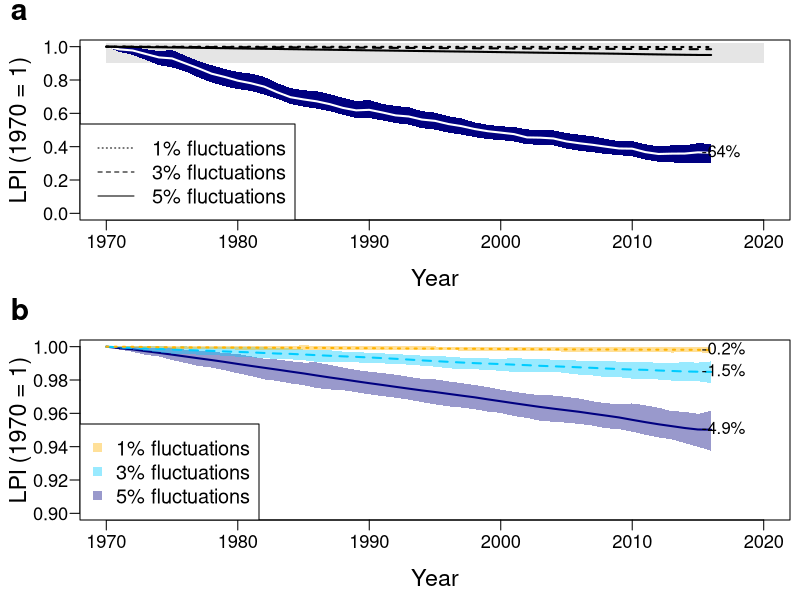

This chart was generated by the following R code:
# Import the data from the empirical LPI, and the ouputs from the drift models
Global_lpi <-  read.table("LPI_global_empirical.txt",header=TRUE,sep="\t", na.strings="NA", dec=".", strip.white=TRUE)
Global1 <-  read.table("LPI_global_drift1.txt",header=TRUE,sep="\t", na.strings="NA", dec=".", strip.white=TRUE)
Global3 <-  read.table("LPI_global_drift3.txt",header=TRUE,sep="\t", na.strings="NA", dec=".", strip.white=TRUE)
Global5<-  read.table("LPI_global_drift5.txt",header=TRUE,sep="\t", na.strings="NA", dec=".", strip.white=TRUE)

# Set up the colour ramps used for the plot
col3l <- rgb(1,0.7,0,0.02)
col2l <- rgb(0,0.8,1,0.02)
col1l <- rgb(0,0,0.5,0.02)

col3t <- rgb(1,0.7,0,0.4)
col2t <- rgb(0,0.8,1,0.4)
col1t <- rgb(0,0,0.5,0.4)

col3 <- rgb(1,0.7,0,1)
col2 <- rgb(0,0.8,1,1)
col1 <- rgb(0,0,0.5,1)

# Set up the plot and dimensions
png(filename="Figure3.png",width=12,height=24,units="cm",res=300)

# Set the layout, margins and font sizes 
par(mfrow=c(2,1))
par(mai=c(0.8,0.8,0.4,0.1))
par(cex.axis=1.2,cex.lab=1.4)

###############################
#                             #
#           Panel A           #
#                             #
###############################

# Plot the axes
plot(0,0,type="n",las=1,xlim=c(1970,2020),ylim=c(0,1),ylab="LPI (1970 = 1)",xlab="Year",cex.axis=1.1, cex.lab= 1.4, mgp=c(2.5,0.6,0))

# Add a grey polygon, which shows the dimensions of the next panel
polygon(c(1970,1970,2020,2020),c(0.9,1.02,1.02,0.9), border=NA, col=rgb(0,0,0,0.1))

# Add a polygon for the confidence interval of the empirical LPI, add the mean LPI as a white line.
polygon(c(seq(1970,2016),seq(2016,1970)), c(Global_lpi$CI_low,rev(Global_lpi$CI_high)),col=rgb(0,0.0,0.5,1),border=NA)
lines(c(1970:2016),Global_lpi$LPI_final,col="white",lwd=2)

# Add annotations showing the magnitude of declines
text(2014.5,Global_lpi$LPI_final[length(Global_lpi$LPI_final)],pos=4, "-64%")

# Add the mean LPI for the three drift models: 1%, 3% and 5%. The mean is the average of 100 iterations.
null.mean <- apply(Global1,2,mean)
lines(c(1970:2016),null.mean,col="black",lwd=2, lty=3)

null.mean <- apply(Global3,2,mean)
lines(c(1970:2016),null.mean,col="black",lwd=2, lty=2)

null.mean <- apply(Global5,2,mean)
lines(c(1970:2016),null.mean,col="black",lwd=2, lty=1)

# Add a legend
legend("bottomleft", cex=1.2,col="black", lty=c(3,2,1), c("1% fluctuations","3% fluctuations", "5% fluctuations"))

# Label the panel
mtext("a",cex=1.8, side = 3, adj = -0.1, line = 0.8, font=2)


###############################
#                             #
#           Panel B           #
#                             #
###############################

# Plot the axes
plot(0,0,type="n",las=1,xlim=c(1970,2020),ylim=c(0.9,1),ylab="LPI (1970 = 1)",xlab="Year",cex.axis=1.1, cex.lab= 1.4, mgp=c(2.5,0.6,0))

# Calculate the mean and the inter-quartile range for the 5% drift model
null.mean <- apply(Global5,2,mean)
null.upper <- apply(Global5,2,function(x) {quantile(x,0.75)})
null.lower <- apply(Global5,2,function(x) {quantile(x,0.25)})

# Plot the polygon of the interquartile range, the mean value, and annotate the decline.
polygon(c(seq(1970,2016),seq(2016,1970)), c(null.upper,rev(null.lower)),col=col1t,border=NA)
lines(c(1970:2016),null.mean,col=col1, lty=1,lwd=2)
text(2014.5,null.mean[length(null.mean)],pos=4, "-4.9%")


# Calculate the mean and the inter-quartile range for the 3 % drift model
null.mean <- apply(Global3,2,mean)
null.upper <- apply(Global3,2,function(x) {quantile(x,0.75)})
null.lower <- apply(Global3,2,function(x) {quantile(x,0.25)})

# Plot the polygon of the interquartile range, the mean value, and annotate the decline.
polygon(c(seq(1970,2016),seq(2016,1970)), c(null.upper,rev(null.lower)),col=col2t,border=NA)
lines(c(1970:2016),null.mean,col=col2, lty=2,lwd=2)
text(2014.5,null.mean[length(null.mean)],pos=4, "-1.5%")


# Calculate the mean and the inter-quartile range for the 1 % drift model
null.mean <- apply(Global1,2,mean)
null.upper <- apply(Global1,2,function(x) {quantile(x,0.75)})
null.lower <- apply(Global1,2,function(x) {quantile(x,0.25)})

# Plot the polygon of the interquartile range, the mean value, and annotate the decline.
polygon(c(seq(1970,2016),seq(2016,1970)), c(null.upper,rev(null.lower)),col=col3t,border=NA)
lines(c(1970:2016),null.mean,col=col3, lty=3,lwd=2)
text(2014.5,null.mean[length(null.mean)],pos=4, "-0.2%")

# Add a legend
legend("bottomleft", cex=1.2,col=c(col3t,col2t,col1t), pch=15, c("1% fluctuations","3% fluctuations", "5% fluctuations"))

# Label the panel
mtext("b",cex=1.8, side = 3, adj = -0.1, line = 0.8, font=2)

# Close the plot device and save the plot
dev.off()

